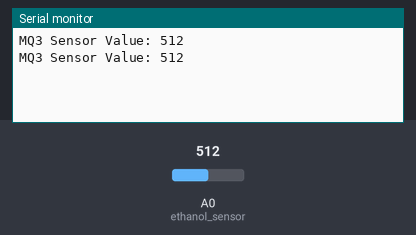
A sketch run on a simulated Arduino Uno, built with avr-gcc and run on an emulated ATmega328P. Shown: the last lines printed to the serial monitor. The test bench sets the inputs (shaded band); at power-on: A0 (ethanol_sensor) = 512.

Above: at 1.8 s.
1.9 s: A0 (ethanol_sensor) set to 716
At 2.4 s:
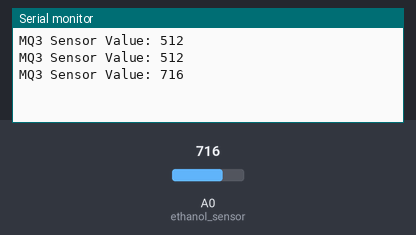
3.4 s: A0 (ethanol_sensor) set to 900
At 4.8 s:
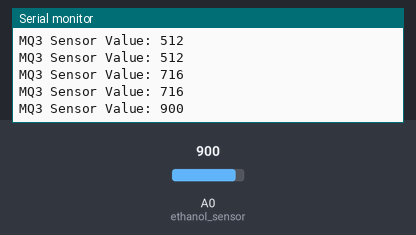
Timing chart, 0 to 6.4 s (numbered marks = the images above; inputs shaded):
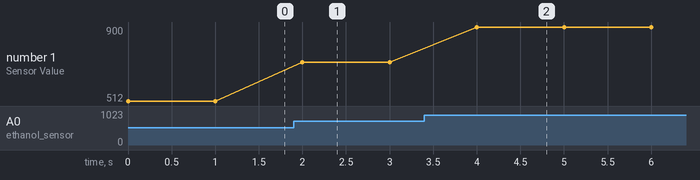

Measured:
- after the input at 1.9 s, the serial monitor: prints a new line after 0.10 s (image 1)
- after the input at 3.4 s, the serial monitor: prints a new line after 0.60 s (image 2)
- plotted number 1: 512 → 716 after the input at 1.9 s, 716 → 900 after the input at 3.4 s

The sketch:

MQ3.ino
```cpp
/*
Monitor MQ3 sensing

HARDWARE:
Arduino UNO
QM3 smoke detector

*/

int ethanol_sensor = A0;
int sensorValue;

void setup() {
  Serial.begin(9600);
}

void loop() {
  sensorValue = analogRead(ethanol_sensor);
  Serial.print("MQ3 Sensor Value: ");
  Serial.println(sensorValue);
  delay(1000);
}
```
